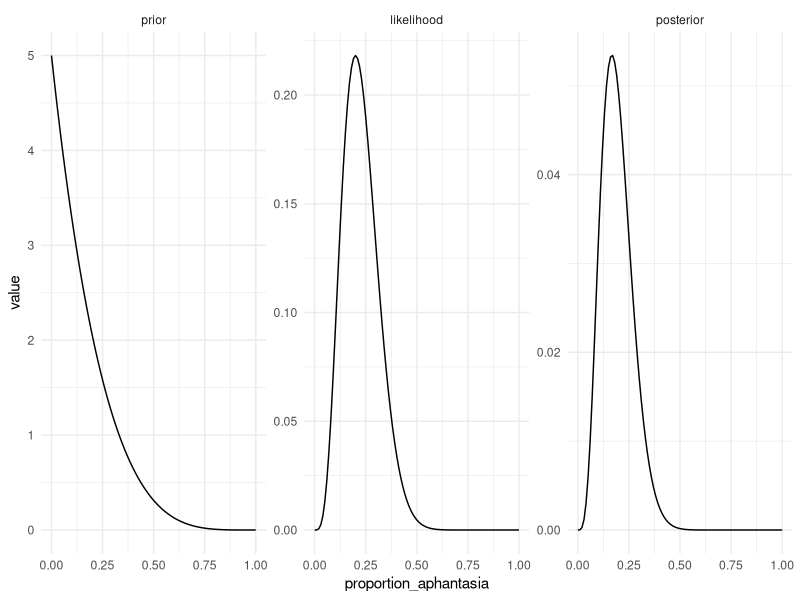

This figure's R source:
library(tidyverse)

## Data
sample_size <- 20
people_with_aphantasia <- 4

## Grid approximation

# 1. Define grid of proportions you want to asses the probability of
possible_aphantasia_in_population <- seq(from=0, to=1, by=0.01)
# 2. Compute the probability of the sample at each point in the grid (Likelihood)
probability_sample <- dbinom(people_with_aphantasia, size = sample_size, prob = possible_aphantasia_in_population)
# 3. Solve Bayes theorem
# aphantasia_prior <- rep(1, length(possible_aphantasia_in_population))
aphantasia_prior <- dbeta(possible_aphantasia_in_population, shape1 = 1, shape2 = 5)
aphantasia_posterior_raw <- probability_sample * aphantasia_prior
aphantasia_posterior_corrected <- aphantasia_posterior_raw / sum(aphantasia_posterior_raw)


# Show process
aphantasia_model <- tibble(
    proportion_aphantasia = possible_aphantasia_in_population,
    prior = aphantasia_prior,
    likelihood = probability_sample,
    posterior = aphantasia_posterior_corrected
) |>
    pivot_longer(
        !proportion_aphantasia,
        names_to = "component",
        values_to = "value"
    ) |>
    mutate(component = factor(component, levels = c("prior", "likelihood", "posterior")))

aphantasia_model |>
    ggplot(aes(x=proportion_aphantasia, y=value)) +
    geom_line() +
    facet_wrap(~component,  scales = "free") +
    theme_minimal()

# 
